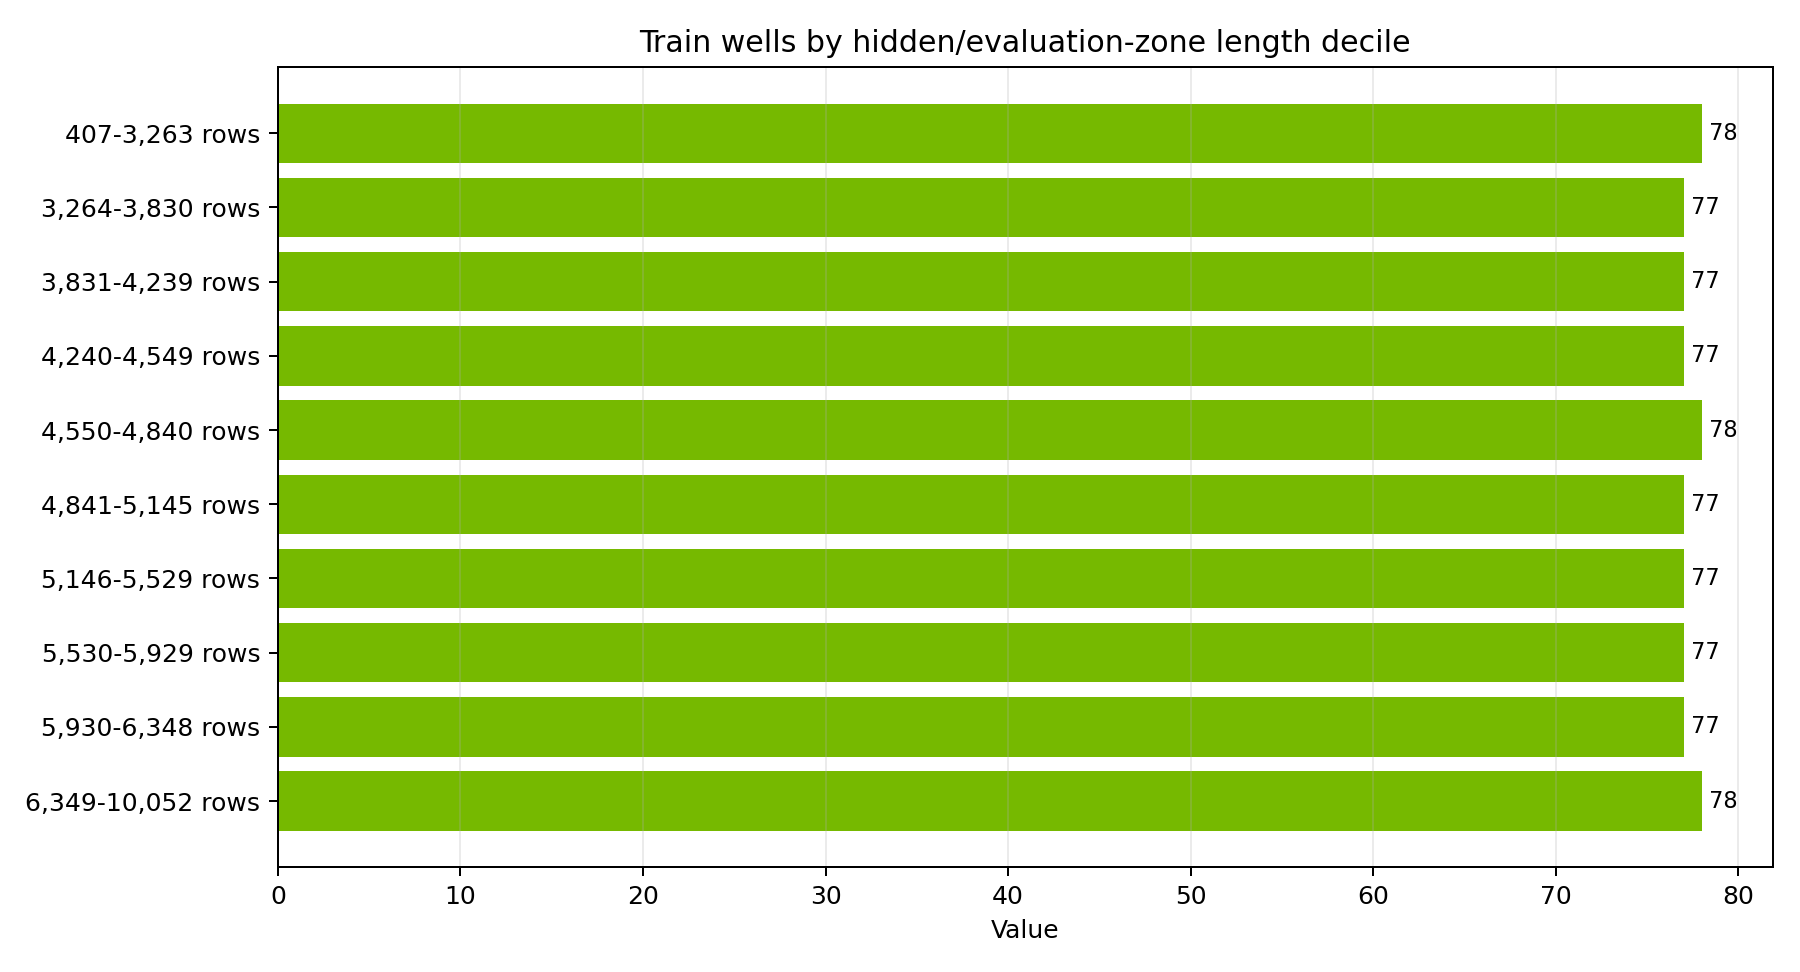

Source code (Python):

from pathlib import Path
import json
import matplotlib.pyplot as plt
import sys
path = Path(sys.argv[1])
data = json.loads(path.read_text())
series = data['series']
labels = [s['label'] for s in series]
values = [s['value'] for s in series]
height = max(4.5, 0.38 * len(series) + 1.6)
fig, ax = plt.subplots(figsize=(10, height))
y = range(len(series))
ax.barh(list(y), values, color='#76B900')
ax.set_yticks(list(y), labels)
ax.invert_yaxis()
ax.set_title(data['title'])
ax.set_xlabel('Value')
ax.grid(axis='x', alpha=0.25)
for idx, value in enumerate(values):
    ax.text(value, idx, f' {value:g}', va='center', fontsize=9)
fig.tight_layout()
fig.savefig(path.with_suffix('.png'), dpi=180)
